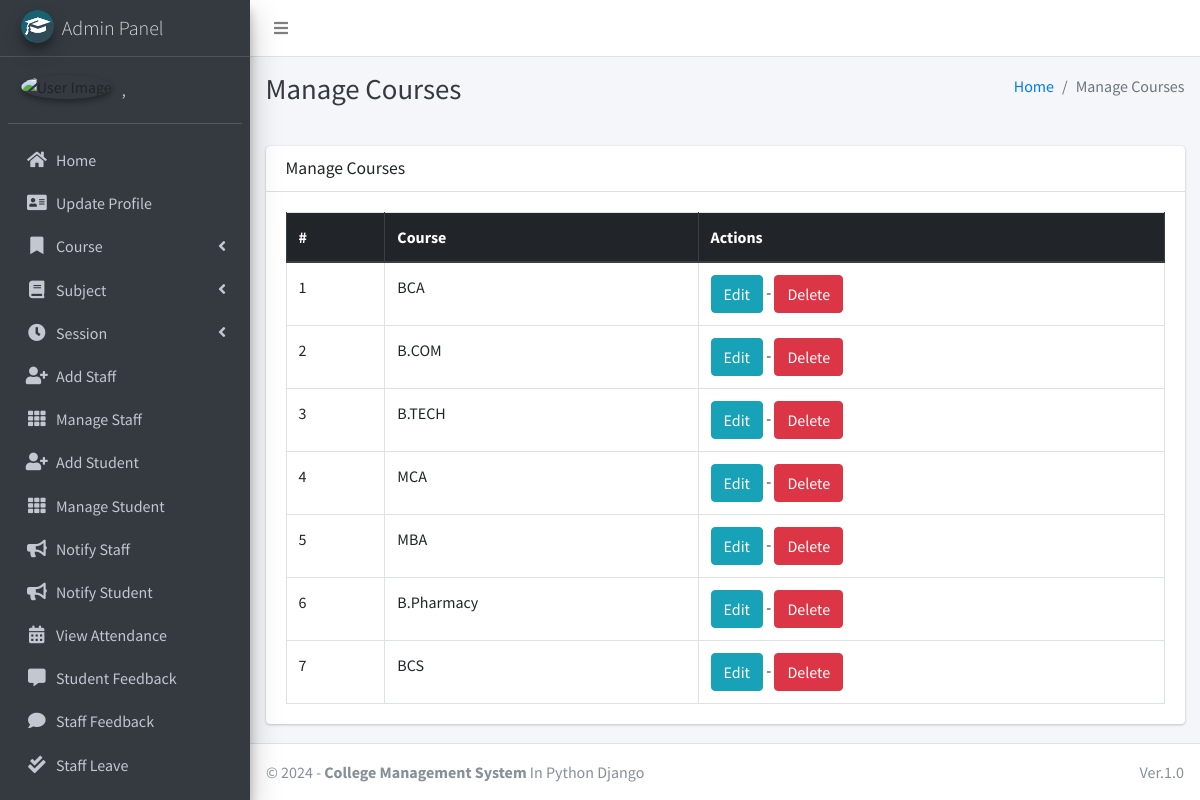
/course/manage/ (signed in), run on the app's committed database.
### main_app/models.py (models this page shows, shortened)
class CustomUser(AbstractUser):
    USER_TYPE = ((1, "HOD"), (2, "Staff"), (3, "Student"))
    GENDER = [("M", "Male"), ("F", "Female")]
    username = None  # Removed username, using email instead
    email = models.EmailField(unique=True)
    user_type = models.CharField(default=1, choices=USER_TYPE, max_length=1)
    gender = models.CharField(max_length=1, choices=GENDER)
    profile_pic = models.ImageField()
    address = models.TextField()
    fcm_token = models.TextField(default="")  # For firebase notifications
    created_at = models.DateTimeField(auto_now_add=True)
    updated_at = models.DateTimeField(auto_now=True)
    USERNAME_FIELD = "email"
    REQUIRED_FIELDS = []
    objects = CustomUserManager()
    def __str__(self):
        return self.last_name + ", " + self.first_name

class Course(models.Model):
    name = models.CharField(max_length=120)
    created_at = models.DateTimeField(auto_now_add=True)
    updated_at = models.DateTimeField(auto_now=True)

### main_app/hod_views.py (the view)
# urls.py: path("course/manage/", hod_views.manage_course, name='manage_course'),
def manage_course(request):
    courses = Course.objects.all()
    context = {
        'courses': courses,
        'page_title': 'Manage Courses'
    }
    return render(request, "hod_template/manage_course.html", context)

### main_app/templates/hod_template/manage_course.html
{% extends 'main_app/base.html' %}
{% load static %}
{% block page_title %}{{page_title}}{% endblock page_title %}
{% block content %}
<section class="content">
    <div class="container-fluid">
        <div class="row">
            <div class="col-md-12">
                <div class="card">
                    <div class="card-header">
                        <h3 class="card-title">{{page_title}}</h3>
                    </div>
                    <div class="card-body">
                        <table id="example2" class="table table-bordered table-hover">
                            <thead class="thead-dark">
                                <tr>
                                    <th>#</th>
                                    <th>Course</th>
                                    <th>Actions</th>
                                </tr>
                            </thead>
                            <tbody>
                                {% for course in courses %}
                                <tr>
                                    <td>{{ forloop.counter }}</td>
                                    <td>{{course.name}}</td>
                                    <td>
                                        <a href="{% url 'edit_course' course.id %}" class="btn btn-info">Edit</a> -
                                        <a href="{% url 'delete_course' course.id %}" onclick="return confirm('Are you sure you want to delete this course ?')" class="btn btn-danger">Delete</a>
                                    </td>
                                </tr>
                                {% endfor %}
                            </tbody>
                        </table>
                    </div>
                </div>
            </div>
        </div>
    </div>
</section>
{% endblock content %}

### main_app/templates/main_app/sidebar_template.html (shortened to what this page needs)
{% load static %}
<aside class="main-sidebar sidebar-dark-info elevation-4">
    {% if request.user.user_type == '1' %}
    <a href="{% url 'admin_home' %}" class="brand-link">
        <img src="{% static 'dist/img/cmsl.png' %} " alt="AdminLTE Logo"
            class="brand-image img-circle elevation-3" >
        <span class="brand-text font-weight-light">Admin Panel</span>
    </a>
    <div class="sidebar">
        <div class="user-panel mt-3 pb-3 mb-3 d-flex">
            <div class="image">
                <img src="{{ request.user.profile_pic}}" class="img-circle elevation-2" alt="User Image">
            </div>
            <div class="info">
                <a href="#" class="d-block">{{user}}</a>
            </div>
        </div>
        <nav class="mt-2">
            <ul class="nav nav-pills nav-sidebar flex-column" data-widget="treeview" role="menu" data-accordion="false">
                <li class="nav-item">
                    {% url 'admin_home' as admin_home %}
                    <a href="{{admin_home}}" class="nav-link {% if admin_home == request.path %} active {% endif %}">
                        <i class="nav-icon fas fa-home"></i>
                        <p>
                            Home
                        </p>
                    </a>
                </li>
                <li class="nav-item">
                    {% url 'admin_view_profile' as admin_view_profile %}
                    <a href="{{admin_view_profile}}"
                        class="nav-link {% if admin_view_profile == request.path %} active {% endif %}">
                        <i class="nav-icon fas fa-address-card"></i>
                        <p>
                            Update Profile
                        </p>
                    </a>
                </li>
                <li class="nav-item has-treeview">
                    <a href="#" class="nav-link">
                        <i class="nav-icon fas fa-bookmark"></i>
                        <p>
                            Course
                            <i class="fas fa-angle-left right"></i>
                        </p>
                    </a>
                </li>
                <li class="nav-item has-treeview">
                    <a href="#" class="nav-link">
                        <i class="nav-icon fas fa-book"></i>
                        <p>
                            Subject
                            <i class="fas fa-angle-left right"></i>
                        </p>
                    </a>
                </li>
                <li class="nav-item has-treeview">
                    <a href="#" class="nav-link">
                        <i class="nav-icon fas fa-clock"></i>
                        <p>
                            Session
                            <i class="fas fa-angle-left right"></i>
                        </p>
                    </a>
                </li>
                <li class="nav-item">
                    {% url 'add_staff' as add_staff %}
                    <a href="{{add_staff}}" class="nav-link {% if add_staff == request.path %} active {% endif %}">
                        <i class="nav-icon fas fa-user-plus"></i>
                        <p>
                            Add Staff
                        </p>
                    </a>
                </li>
                <li class="nav-item">
                    {% url 'manage_staff' as manage_staff %}
                    {% url 'edit_staff' staff_id as edit_staff %}
                    <a href="{{manage_staff}}"
                        class="nav-link {% if manage_staff == request.path or request.path == edit_staff %} active {% endif %}">
                        <i class="nav-icon fas fa-th"></i>
                        <p>
                            Manage Staff
                        </p>
                    </a>
                </li>
                <li class="nav-item">
                    {% url 'add_student' as add_student%}
                    <a href="{{add_student}}" class="nav-link  {% if add_student == request.path %} active {% endif %}">
                        <i class="nav-icon fas fa-user-plus"></i>
                        <p>
                            Add Student
                        </p>
                    </a>
                </li>
                <li class="nav-item">
                    {% url 'manage_student' as manage_student %}
                    {% url 'edit_student' student_id as edit_student %}
                    <a href="{{manage_student}}"
                        class="nav-link  {% if edit_student == request.path or manage_student == request.path %} active {% endif %}">
                        <i class="nav-icon fas fa-th"></i>
                        <p>
                            Manage Student
                        </p>
                    </a>
                </li>
                <li class="nav-item">
                    {% url 'admin_notify_staff' as admin_notify_staff %}
                    <a href="{{admin_notify_staff}}"
                        class="nav-link {% if admin_notify_staff == request.path %} active {% endif %}">
                        <i class="nav-icon fas fa-bullhorn"></i>
                        <p>
                            Notify Staff
                        </p>
                    </a>
                </li>
                <li class="nav-item">
                    {% url 'admin_notify_student' as admin_notify_student %}
                    <a href="{{admin_notify_student}}"
                        class="nav-link {% if admin_notify_student == request.path %} active {% endif %}">
                        <i class="nav-icon fas fa-bullhorn"></i>
                        <p>
                            Notify Student
                        </p>
                    </a>
                </li>
                <li class="nav-item">
                    {% url 'admin_view_attendance' as admin_view_attendance %}
                <li class="nav-item">
                    <a href="{{admin_view_attendance}}"
                        class="nav-link  {% if admin_view_attendance == request.path %} active {% endif %}">
                        <i class="nav-icon fas fa-calendar-alt"></i>
                        <p>
                            View Attendance
                        </p>
                    </a>
                </li>
                <li class="nav-item">
                    {% url 'student_feedback_message' as student_feedback_message %}
                    <a href="{{ student_feedback_message }}"
                        class="nav-link  {% if student_feedback_message == request.path %} active {% endif %}">
                        <i class="nav-icon fas fa-comment-alt"></i>
                        <p>
                            Student Feedback
                        </p>
                    </a>
                </li>
                <li class="nav-item">
                    {% url 'staff_feedback_message' as staff_feedback_message %}
                    <a href="{{staff_feedback_message}}"
                        class="nav-link   {% if staff_feedback_message == request.path %} active {% endif %}">
                        <i class="nav-icon fas fa-comment"></i>
                        <p>
                            Staff Feedback
                        </p>
                    </a>
                </li>
                <li class="nav-item">
                    {% url 'view_staff_leave' as view_staff_leave %}
                    <a href="{{view_staff_leave}}"
                        class="nav-link  {% if view_staff_leave == request.path %} active {% endif %}">
                        <i class="nav-icon fas fa-check-double"></i>
                        <p>
                            Staff Leave
                        </p>
                    </a>
                </li>
                <li class="nav-item">
                    {% url 'view_student_leave' as view_student_leave %}
                    <a href="{% url 'view_student_leave' %}"
                        class="nav-link  {% if view_student_leave == request.path %} active {% endif %}">
                    </a>
                </li>
                                        {% endif %}
                                    </ul>
                                </nav>
                            </div>
</aside>

### data on the page
CustomUser: last_name+first_name ","
Course: name "BCA"
Course: name "B.COM"
Course: name "B.TECH"
Course: name "MCA"
Course: name "MBA"
Course: name "B.Pharmacy"
Course: name "BCS"

### other printed values
{{ page_title }} "Manage Courses"
